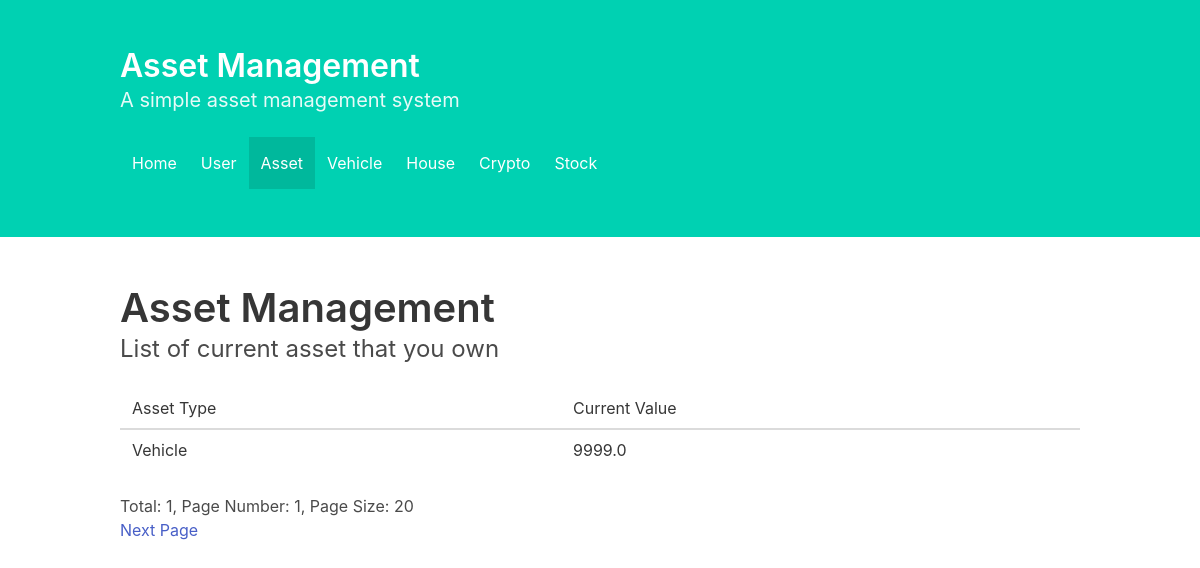
Before: /asset with the older database file.
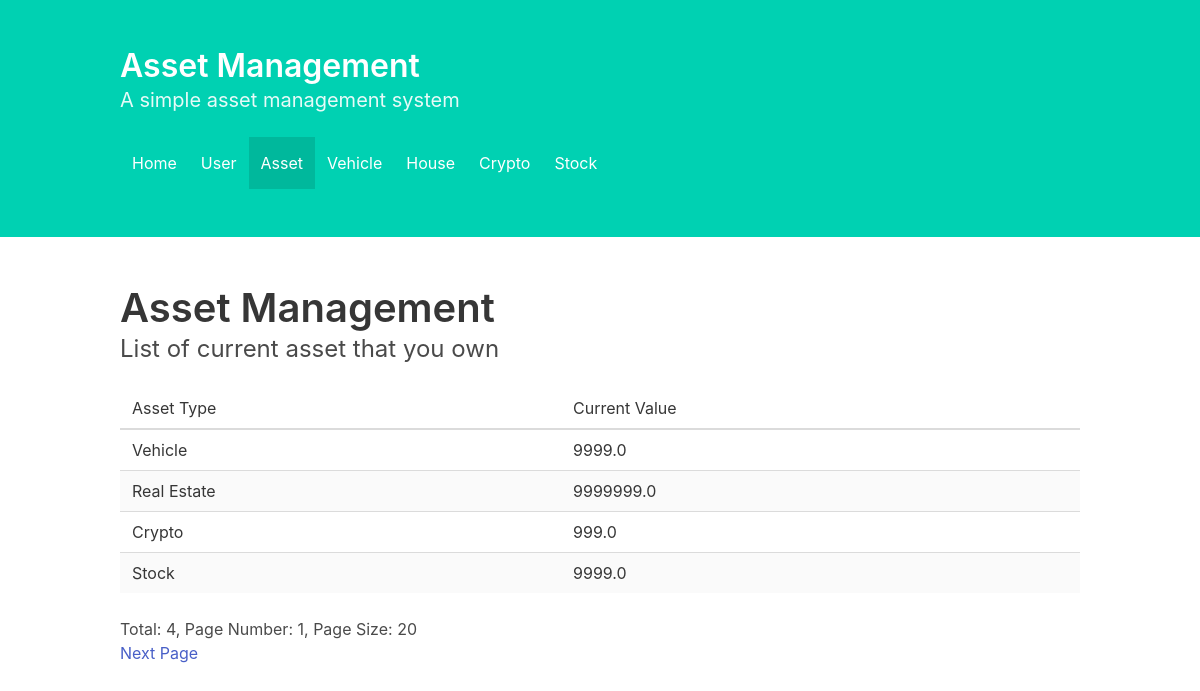
After: the same page with the newer database file.
### aerc_website/models.py (models this page shows)
class Asset(models.Model):
    user = models.ForeignKey(User, on_delete=models.CASCADE)
    category = models.CharField(choices=AssetType.CHOICES, max_length=1, default='O')
    current_value = models.FloatField(default=0)

### aerc_website/views.py (the view)
# urls.py: path('asset', views.asset, name='asset'),
def asset(request):
    context = {}
    if request.method == "GET":
        total = Asset.objects.count()
        size = int(request.GET.get('size', 20))
        page = int(request.GET.get('page', 1))
        data = Asset.objects.all()[(page-1)*size:page*size]
        for d in data:
            for c in AssetType.CHOICES:
                if c[0] == str(d.category):
                    d.category = c[1]
        context['total'] = total
        context['size'] = size
        context['page'] = page
        context['data'] = data
        context['hasPrev'] = page > 1
        context['hasNext'] = page * size + len(data) != total
        context['pagePrev'] = page - 1
        context['pageNext'] = page + 1
        return render(request, 'asset/index.html', context)

### aerc_website/templates/asset/index.html (shortened to what this page needs)
<!DOCTYPE html>
{% load static %}
<html lang="en">
<head>
    <link rel="stylesheet" href="https://cdn.jsdelivr.net/npm/bulma@0.9.4/css/bulma.min.css">
    <link rel="stylesheet" href="{% static 'css/styles.css' %}">
</head>
<body>
    <main>
        <section class="hero is-primary">
            <div class="hero-body">
                <div class="container">
                    <h1 class="title">
                        Asset Management
                    </h1>
                    <h2 class="subtitle">
                        A simple asset management system
                    </h2>
                    <nav class="navbar" role="navigation" aria-label="main navigation">
                        <div id="navbarBasicExample" class="navbar-menu">
                            <div class="navbar-start">
                                <a class="navbar-item" href="/">
                                    Home
                                </a>
                                <a class="navbar-item" href="/user">
                                    User
                                </a>
                                <a class="navbar-item is-active" href="/asset">
                                    Asset
                                </a>
                                <a class="navbar-item" href="/vehicle">
                                    Vehicle
                                </a>
                                <a class="navbar-item" href="/house">
                                    House
                                </a>
                                <a class="navbar-item" href="/crypto">
                                    Crypto
                                </a>
                                <a class="navbar-item" href="/stock">
                                    Stock
                                </a>
                            </div>
                        </div>
                    </nav>
                </div>
            </div>
        </section>
        <section class="section">
            <div class="container">
                <h2 class="title is-2">Asset Management</h2>
                <p class="subtitle is-4">List of current asset that you own</p>
                <div class="table-container">
                    <table class="table is-striped is-hoverable is-fullwidth">
                        <thead>
                            <tr>
                                <td>Asset Type</td>
                                <td>Current Value</td>
                            </tr>
                        </thead>
                        <tbody>
                            {% for x in data %}
                                <tr>
                                    <td>{{ x.category }}</td>
                                    <td>{{ x.current_value }}</td>
                                </tr>
                            {% endfor %}
                        </tbody>
                    </table>
                </div>
                <div>
                    Total: {{ total }}, Page Number: {{ page }}, Page Size: {{ size }}
                </div>
                <div>
                    {% if hasNext %}
                    <a href="?size=20&page={{ pageNext }}">Next Page</a>
                    {% endif %}
                </div>
            </div>
        </section>
    </main>
</body>
</html>

Changed rows visible on the page:
added Asset: category "Real Estate", current_value "9999999.0"
added Asset: category "Crypto", current_value "999.0"
added Asset: category "Stock", current_value "9999.0"
Other visible differences:
{{ total }}: "1" → "4"
